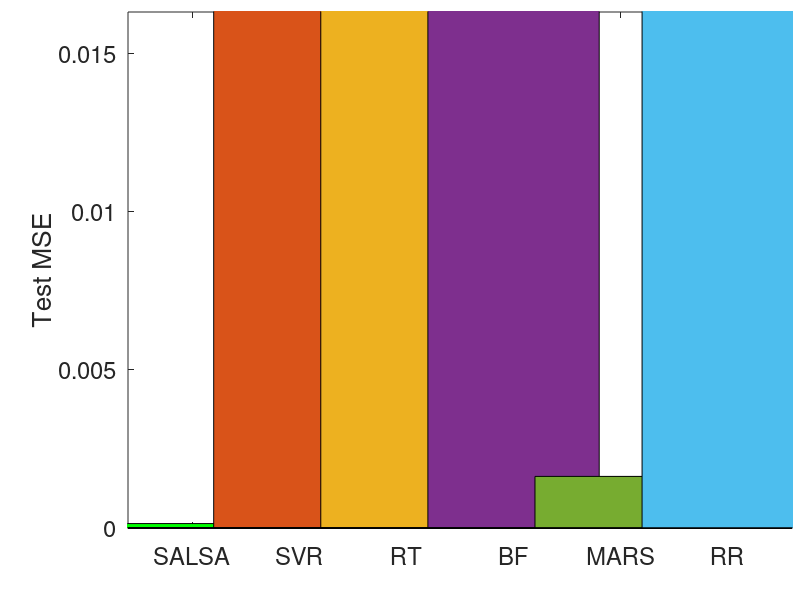
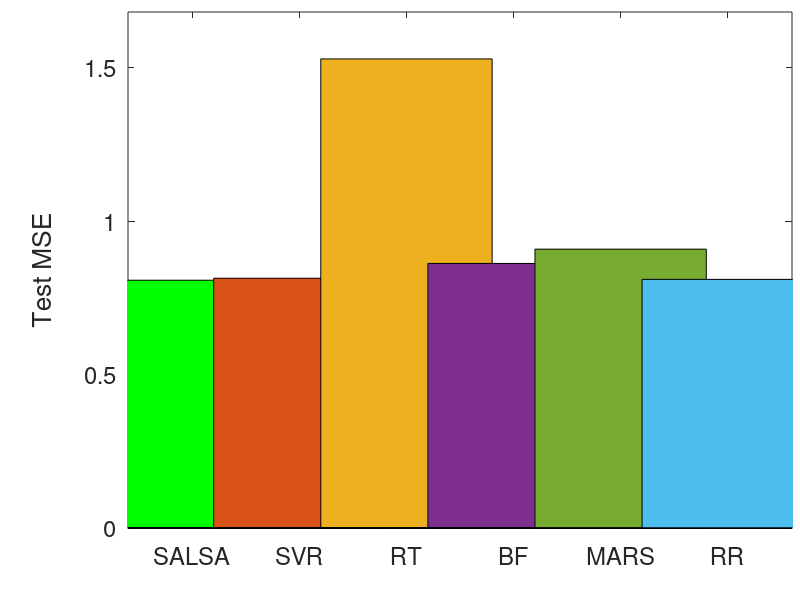
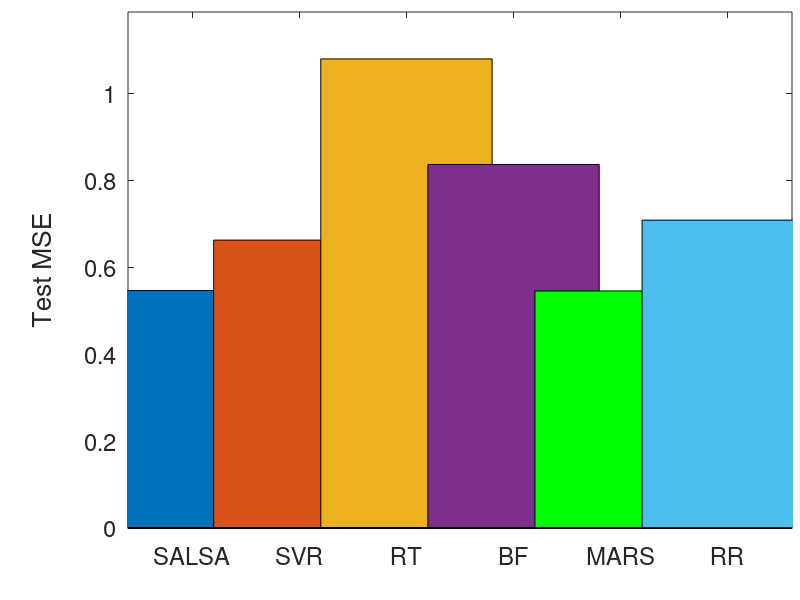
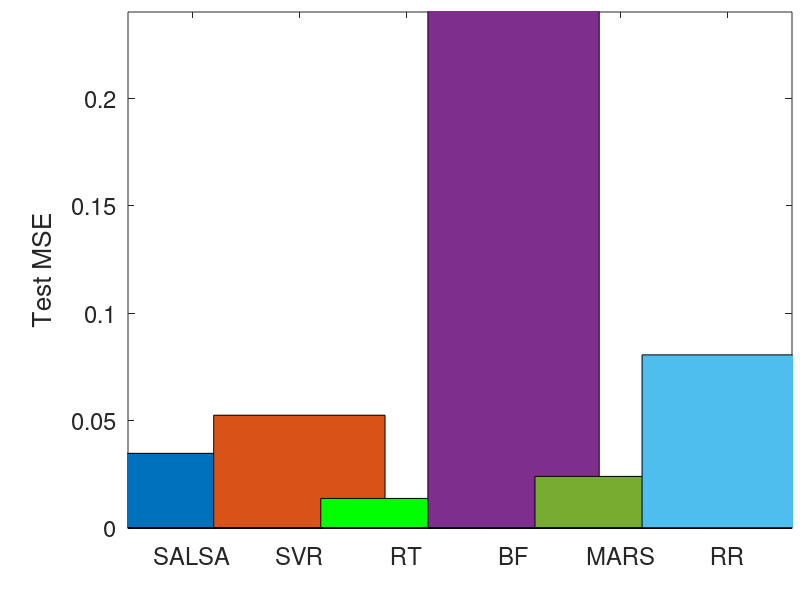

Here is the MATLAB script that generated these plots, in order:
% Creates a series of bar charts

close all;
clear all;

allMethods = {'SALSA', 'SVR', 'RT', 'BF', 'MARS', 'RR'};
datasets = {'Galaxy', 'fMRI', 'Skillcraft', 'Telemonitoring', 'Housing'};

numDatasets = numel(datasets);

values = [0.00014, 0.15798, 0.02293, 0.94165, 0.00163, 0.13902;
          0.80730, 0.81376, 1.52834, 0.86197, 0.90850, 0.81005;
          0.54695, 0.66311, 1.08047, 0.83733, 0.54595, 0.70910;
          0.03473, 0.05246, 0.01376, 0.84412, 0.02400, 0.08053;
          0.26241, 0.38600, 1.06015, 0.64218, 0.42379, 9.60708];

for dsIter = 1:numDatasets

  figure;  hold on,
  currValues = values(dsIter, :);
  sortedValues = sort(currValues, 'ascend');
  height = min( 1.1*sortedValues(end), 10*sortedValues(2));

  [~, minIdx] = min(currValues);

  for j = 1:numel(currValues)
    h = bar(j, currValues(j));
    if j == minIdx,
      set(h, 'FaceColor', 'g');
    end
  end

  ylim([0, height]);
  xlim([0.4 6.6]);
  set(gca, 'XTickLabel', allMethods, 'FontSize', 17.2);
%   ylabel('Test MSE', 'rot', 0, 'Position', [-0.30 0.9*height]);
  ylabel('Test MSE', 'Position', [-0.32 0.5*height], 'FontSize', 19);
  set(gca, 'Position', [0.16 0.12 0.83 0.86], 'units', 'normalized');
  set(gcf, 'Position', [85 261 700 500]);
  box on,


end
